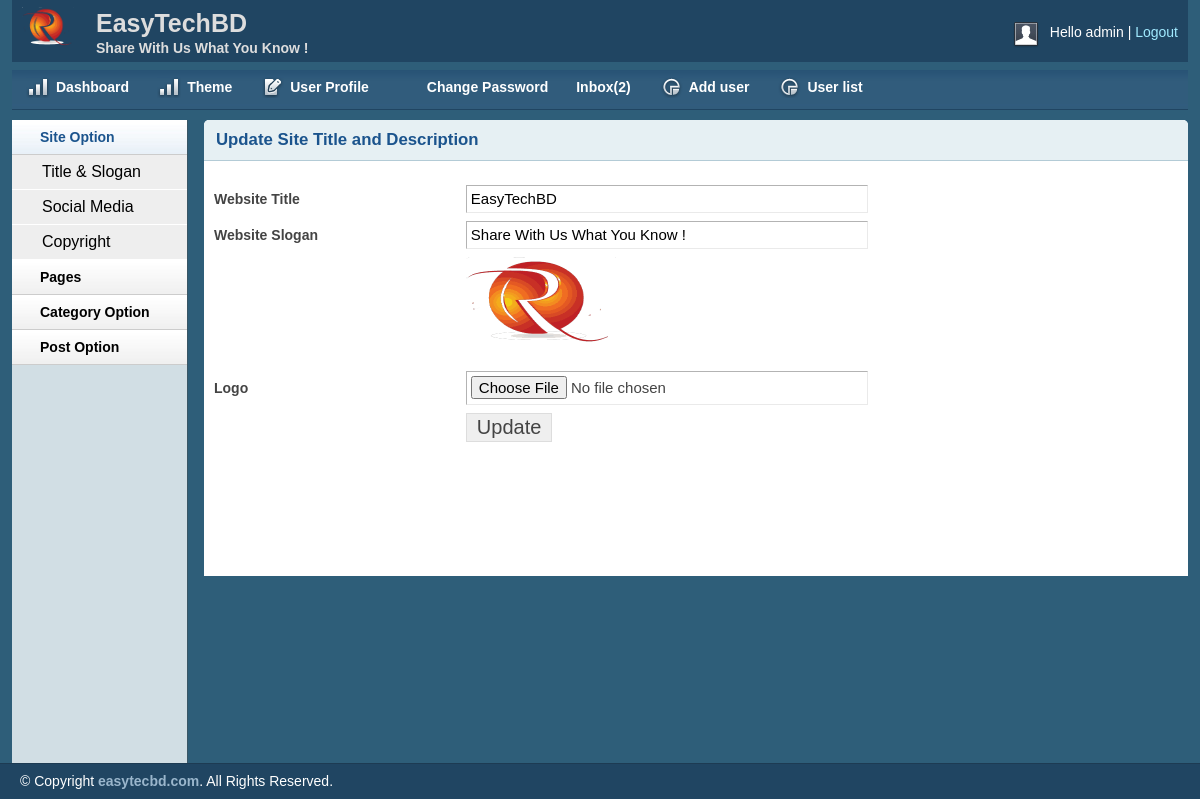
Screenshot of /admin/titleslogan.php (signed in) with the database file from the repository.
### tables this page shows
CREATE TABLE `tbl_header` (
  `id` int(11) NOT NULL,
  `title` varchar(255) NOT NULL,
  `slogan` varchar(255) NOT NULL,
  `logo` varchar(255) NOT NULL
);

CREATE TABLE `tbl_user` (
  `id` int(11) NOT NULL,
  `name` varchar(255) NOT NULL,
  `usename` varchar(255) NOT NULL,
  `password` varchar(255) NOT NULL,
  `email` varchar(255) NOT NULL,
  `details` text NOT NULL,
  `role` varchar(255) NOT NULL
);

CREATE TABLE `tbl_copyright` (
  `id` int(11) NOT NULL,
  `copytext` varchar(255) NOT NULL
);

### lib/Database.php (called while the page is built, shortened)
<?php
Class Database{
	public $host   = DB_HOST;
	public $user   = DB_USER;
	public $pass   = DB_PASS;
	public $dbname = DB_NAME;
	public $link;
	private function connectDB(){
	$this->link = new mysqli($this->host, $this->user, $this->pass, $this->dbname);
 }
	public function select($query){
		$result = $this->link->query($query) or die($this->link->error.__LINE__);
		if($result->num_rows > 0){
			return $result;
		} else {
			return false;
		}
	}
}

### lib/session.php (called while the page is built, shortened)
<?php
      class session{
            public static function get($key){
                  if (isset($_SESSION["$key"])) {
                        return $_SESSION["$key"];
                  }else{
                        return false;
                  }
            }
      }
?>

### admin/titleslogan.php (the view, shortened to what this page needs)
<?php include("inc/header.php"); ?>
<?php  include("inc/sidebar.php"); ?>
        <div class="grid_10">
            <div class="box round first grid">
                <h2>Update Site Title and Description</h2>
                <div class="block sloginblock">
                <?php
                    $slctquery = "SELECT * FROM tbl_header WHERE id='1' ";
                    $update = $db->select($slctquery);
                    if ($update) {
                        while ($data=$update->fetch_assoc()) {
                ?>
                 <form action="" method="post" enctype="multipart/form-data">
                    <table class="form">
                        <tr>
                            <td>
                                <label>Website Title</label>
                            </td>
                            <td>
                                <input type="text" value="<?php echo $data['title']?>"  name="title" class="medium" />
                            </td>
                        </tr>
                            <tr>
                                <td>
                                    <label>Website Slogan</label>
                                </td>
                                <td>
                                    <input type="text" value="<?php echo $data['slogan']?>" name="slogan" class="medium" />
                                </td>
                            </tr>
                            <tr>
                                <td>
                                </td>
                                <td>
                                <img src="<?php echo $data['logo']?>" alt="logo" style=" width:150px; height:100px;  ">
                                </td>
                            </tr>
                            <tr>
                                <td>
                                    <label>Logo</label>
                                </td>
                                <td>
                                    <input type="file"  name="logo" class="medium" />
                                </td>
                            </tr>
						 <tr>
                            <td>
                            </td>
                            <td>
                                <input type="submit" name="submit" Value="Update" />
                            </td>
                        </tr>
                    </table>
                    </form>
                    <?php      }
                    }?>
                </div>
            </div>
        </div>
        <?php  include("inc/footer.php"); ?>

### admin/inc/header.php (shortened to what this page needs)
<?php include("../lib/database.php")?>
<?php
$db = new database();
?>
<?php
include("../lib/session.php");
?>
<!DOCTYPE html>
<html>
<head>
    <link rel="stylesheet" type="text/css" href="css/reset.css" media="screen" />
    <link rel="stylesheet" type="text/css" href="css/text.css" media="screen" />
    <link rel="stylesheet" type="text/css" href="css/grid.css" media="screen" />
    <link rel="stylesheet" type="text/css" href="css/layout.css" media="screen" />
    <link rel="stylesheet" type="text/css" href="css/nav.css" media="screen" />
    <link href="css/table/demo_page.css" rel="stylesheet" type="text/css" />
</head>
<body>
<?php
                $userid =session::get("userId");
                $userrole =session::get("userRole");
                $query = "SELECT * FROM tbl_user where id='$userid' and role='$userrole'";
                $slctqury = $db->select($query);
                if ($slctqury) {
                    $username=$slctqury->fetch_assoc();
                }
                ?>
    <div class="container_12">
        <div class="grid_12 header-repeat">
            <div id="branding">
                <div class="floatleft logo">
                <?php
                    $query = "SELECT * FROM tbl_header ";
                    $selectquery = $db->select($query);
                    if ($selectquery) {
                        while($result= $selectquery->fetch_assoc()){
                ?>
                    <img src="<?php echo $result['logo'] ?>" alt="Logo" />
				</div>
				<div class="floatleft middle">
					<h1><?php echo $result['title'] ?></h1>
					<p><?php echo $result['slogan'] ?></p>
				</div>
                <?php }}?>
                <div class="floatright">
                    <div class="floatleft">
                        <img src="img/img-profile.jpg" alt="Profile Pic" /></div>
                    <div class="floatleft marginleft10">
                        <ul class="inline-ul floatleft">
                            <li>Hello <?php echo $username['usename'] ?></li>
                            <li><a href="?action=logout">Logout</a></li>
                        </ul>
                    </div>
                </div>
            </div>
        </div>
        <div class="grid_12">
            <ul class="nav main">
                <li class="ic-dashboard"><a href="index.php"><span>Dashboard</span></a> </li>
                <li class="ic-dashboard"><a href="theme.php"><span>Theme</span></a> </li>
                <li class="ic-form-style"><a href="profile.php"><span>User Profile</span></a></li>
				<li class="ic-typography"><a href="changepassword.php"><span>Change Password</span></a></li>
                <?php
						$query = "SELECT * FROM tbl_contact where status=0  order by date desc";
						$slctqury = $db->select($query);
						if ($slctqury) {
                            $count= mysqli_num_rows($slctqury);
                        }else{
                            $count="0";
                        }
                ?>
				<li class="ic-grid-tables"><a href="inbox.php">    Inbox<?php echo "(".$count.")"?></span></a></li>
                <?php
                if (session::get("userRole")=="1") {
                ?>
                <li class="ic-charts"><a href="adduser.php"><span>Add user</span></a></li>
            <?php }?>
                <li class="ic-charts"><a href="userlist.php"><span>User list</span></a></li>
            </ul>
        </div>

### admin/inc/footer.php (shortened to what this page needs)
<?php
 $db= new Database();
  ?>
    </div>
    <div id="site_info">
    <?php
        $query = "SELECT * FROM  tbl_copyright ";
        $footerquery = $db->select($query);
        if ($footerquery) {
           while ($result = $footerquery->fetch_assoc()) {
    ?>
        <p>
         &copy; Copyright <a href="#"><?php echo $result['copytext'] ?></a>. All Rights Reserved.
        </p>
    <?php }}?>
    </div>
</body>
</html>

### admin/css/layout.css (style rules this page uses)
body { background: #fff none repeat scroll 0 0; color: #444; font-size: 14px; padding: 0; }
.floatleft { float:left; }
.logo img { margin-top: -15px; width: 52px; }
.middle { margin-left: 22px; margin-top: -14px; }
.middle h1 { color:#ddd;margin:0 }
.middle p { color: #ddd; margin: 0; font-weight: bold; }
.floatright { float:right; }
.inline-ul li { display:inline; color:#fff; }
.marginleft10 { margin-left:10px; }
a { color: #000; font-weight:bold; text-decoration: none; }
.container_12, .container_16 { background:#2E5E79; }
h1, h2, h3, h4, h5, h6 { line-height:1.2em; margin-bottom:.3em; }
h2 { margin-top:1em; }
#branding { font-weight: normal; margin-bottom: 0; padding: 22px 10px 3px; text-align: left; }
.header-repeat { background:url(../img/header-repeat.jpg) repeat-x; }
#branding a { color:#A1EAFF; font-weight:normal; }
#branding a:before { content:" | "; color:#fff; }
#branding ul, #branding ul li { margin:0px; padding:0px; }
#branding li { padding:0px 0px 0px 0px !important; }
.box { background:#fff; margin-bottom:20px; padding:10px 10px 10px 10px; margin-left:-8px; }
.box.grid { padding-bottom:40px; }
.box.round { -moz-border-radius: 5px 5px 0px 0px; -webkit-border-radius: 5px 5px 0px 0px; border-radius: 5px 5px 0px 0px; }
.box h2 { font-size:1.2em; font-weight:bold; color:#1B548D; background:#E6F0F3; margin:-10px -10px 0 -10px; padding:10px 12px; border-bottom:1px solid #B3CBD6; -moz-border-radius: 5px 5px 0px 0px; -webkit-border-radius: 5px 5px 0px 0px; border-radius: 5px 5px 0px 0px; }
.box.first { min-height: 406px; }
.block { padding-top:20px; }
p { margin-bottom:1em; }
ul, ol { padding-top:0; }
table.form { width:100%; }
table.form td { padding:4px 0px; }
table.form label { font-weight:bold; }
table.form input, table.form select { font-size: 15px; padding: 4px 4px 5px 4px; border-top: 1px solid #b3b3b3; border-left: 1px solid #b3b3b3; border-right: 1px solid #eaeaea; border-bottom: 1px solid #eaeaea; }
table.form input[type="submit"] { border: 1px solid #ddd; color: #444; cursor: pointer; font-size: 20px; padding: 2px 10px; }
input.medium { width: 55%; }
#site_info { color:#fff; background:#204562; border-top:1px solid #1d3b53; padding-left:20px; }
#site_info p { line-height:35px; margin-bottom:0px; }
#site_info a { color:#9ab6cc; }
.block { padding-bottom:1px; }

### rows the page displays
tbl_header: logo (picture), title "EasyTechBD", slogan "Share With Us What You Know !"
tbl_user: usename "admin"
tbl_copyright: copytext "easytecbd.com"

### other values shown
$count "2"
